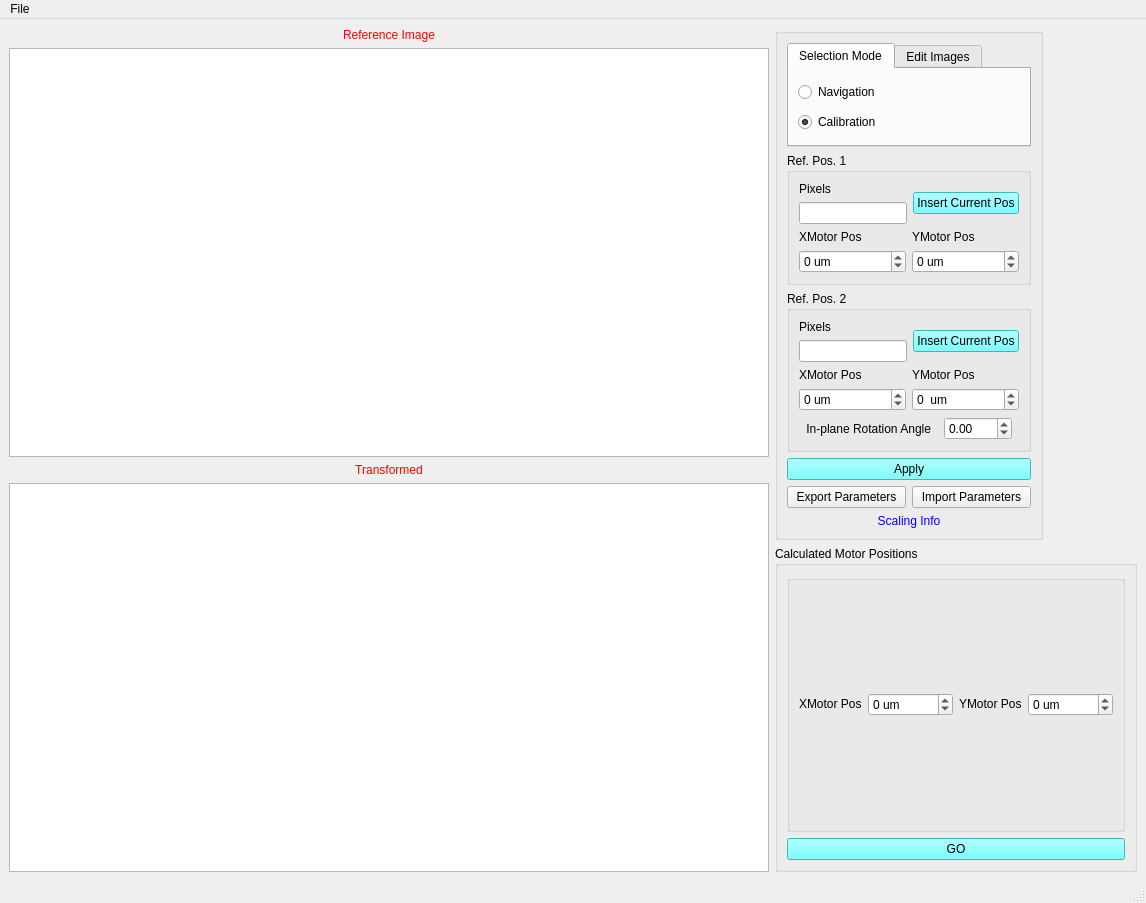
<?xml version="1.0" encoding="UTF-8"?>
<ui version="4.0">
 <class>MainWindow</class>
 <widget class="QMainWindow" name="MainWindow">
  <property name="geometry">
   <rect>
    <x>0</x>
    <y>0</y>
    <width>1146</width>
    <height>903</height>
   </rect>
  </property>
  <property name="windowTitle">
   <string>ImageCorrelation</string>
  </property>
  <property name="styleSheet">
   <string notr="true"/>
  </property>
  <widget class="QWidget" name="centralwidget">
   <property name="styleSheet">
    <string notr="true">font: 10pt &quot;Segoe UI&quot;;</string>
   </property>
   <layout class="QGridLayout" name="gridLayout_7">
    <item row="0" column="1">
     <widget class="QGroupBox" name="groupBox">
      <property name="sizePolicy">
       <sizepolicy hsizetype="Fixed" vsizetype="Preferred">
        <horstretch>0</horstretch>
        <verstretch>0</verstretch>
       </sizepolicy>
      </property>
      <property name="title">
       <string/>
      </property>
      <layout class="QGridLayout" name="gridLayout_15">
       <item row="1" column="0">
        <widget class="QGroupBox" name="groupBox_2">
         <property name="title">
          <string>Ref. Pos. 1</string>
         </property>
         <layout class="QGridLayout" name="gridLayout_6">
          <item row="0" column="0">
           <layout class="QGridLayout" name="gridLayout_9">
            <item row="0" column="0">
             <layout class="QVBoxLayout" name="verticalLayout_8">
              <item>
               <widget class="QLabel" name="label">
                <property name="text">
                 <string>Pixels</string>
                </property>
               </widget>
              </item>
              <item>
               <widget class="QLineEdit" name="le_ref1_pxls"/>
              </item>
             </layout>
            </item>
            <item row="1" column="0" colspan="2">
             <layout class="QGridLayout" name="gridLayout_5">
              <item row="0" column="0">
               <layout class="QVBoxLayout" name="verticalLayout_6">
                <item>
                 <widget class="QLabel" name="label_2">
                  <property name="text">
                   <string>XMotor Pos</string>
                  </property>
                 </widget>
                </item>
                <item>
                 <widget class="QDoubleSpinBox" name="dsb_ref1_x">
                  <property name="suffix">
                   <string> um</string>
                  </property>
                  <property name="decimals">
                   <number>0</number>
                  </property>
                  <property name="minimum">
                   <double>-10000.000000000000000</double>
                  </property>
                  <property name="maximum">
                   <double>10000.000000000000000</double>
                  </property>
                 </widget>
                </item>
               </layout>
              </item>
              <item row="0" column="1">
               <layout class="QVBoxLayout" name="verticalLayout_7">
                <item>
                 <widget class="QLabel" name="label_3">
                  <property name="text">
                   <string>YMotor Pos</string>
                  </property>
                 </widget>
                </item>
                <item>
                 <widget class="QDoubleSpinBox" name="dsb_ref1_y">
                  <property name="suffix">
                   <string> um</string>
                  </property>
                  <property name="decimals">
                   <number>0</number>
                  </property>
                  <property name="minimum">
                   <double>-10000.000000000000000</double>
                  </property>
                  <property name="maximum">
                   <double>10000.000000000000000</double>
                  </property>
                 </widget>
                </item>
               </layout>
              </item>
             </layout>
            </item>
            <item row="0" column="1">
             <widget class="QPushButton" name="pb_grabXY_1">
              <property name="sizePolicy">
               <sizepolicy hsizetype="Minimum" vsizetype="Fixed">
                <horstretch>0</horstretch>
                <verstretch>0</verstretch>
               </sizepolicy>
              </property>
              <property name="styleSheet">
               <string notr="true">background-color: rgb(85, 255, 255);
font: 12pt &quot;MS Shell Dlg 2&quot;;</string>
              </property>
              <property name="text">
               <string>Insert Current Pos</string>
              </property>
             </widget>
            </item>
           </layout>
          </item>
         </layout>
        </widget>
       </item>
       <item row="2" column="0">
        <widget class="QGroupBox" name="groupBox_3">
         <property name="title">
          <string>Ref. Pos. 2</string>
         </property>
         <layout class="QGridLayout" name="gridLayout_3">
          <item row="0" column="0">
           <layout class="QGridLayout" name="gridLayout_8">
            <item row="0" column="0">
             <layout class="QVBoxLayout" name="verticalLayout_5">
              <item>
               <widget class="QLabel" name="label_6">
                <property name="text">
                 <string>Pixels</string>
                </property>
               </widget>
              </item>
              <item>
               <widget class="QLineEdit" name="le_ref2_pxls"/>
              </item>
             </layout>
            </item>
            <item row="1" column="0" colspan="2">
             <layout class="QGridLayout" name="gridLayout_4">
              <item row="0" column="0">
               <layout class="QVBoxLayout" name="verticalLayout_3">
                <item>
                 <widget class="QLabel" name="label_7">
                  <property name="text">
                   <string>XMotor Pos</string>
                  </property>
                 </widget>
                </item>
                <item>
                 <widget class="QDoubleSpinBox" name="dsb_ref2_x">
                  <property name="suffix">
                   <string> um</string>
                  </property>
                  <property name="decimals">
                   <number>0</number>
                  </property>
                  <property name="minimum">
                   <double>-10000.000000000000000</double>
                  </property>
                  <property name="maximum">
                   <double>10000.000000000000000</double>
                  </property>
                 </widget>
                </item>
               </layout>
              </item>
              <item row="0" column="1">
               <layout class="QVBoxLayout" name="verticalLayout_4">
                <item>
                 <widget class="QLabel" name="label_8">
                  <property name="text">
                   <string>YMotor Pos</string>
                  </property>
                 </widget>
                </item>
                <item>
                 <widget class="QDoubleSpinBox" name="dsb_ref2_y">
                  <property name="suffix">
                   <string>  um</string>
                  </property>
                  <property name="decimals">
                   <number>0</number>
                  </property>
                  <property name="minimum">
                   <double>-10000.000000000000000</double>
                  </property>
                  <property name="maximum">
                   <double>10000.000000000000000</double>
                  </property>
                  <property name="value">
                   <double>0.000000000000000</double>
                  </property>
                 </widget>
                </item>
               </layout>
              </item>
             </layout>
            </item>
            <item row="0" column="1">
             <widget class="QPushButton" name="pb_grabXY_2">
              <property name="styleSheet">
               <string notr="true">background-color: rgb(85, 255, 255);
font: 12pt &quot;MS Shell Dlg 2&quot;;</string>
              </property>
              <property name="text">
               <string>Insert Current Pos</string>
              </property>
             </widget>
            </item>
           </layout>
          </item>
          <item row="1" column="0">
           <layout class="QHBoxLayout" name="horizontalLayout">
            <item>
             <widget class="QLabel" name="label_9">
              <property name="sizePolicy">
               <sizepolicy hsizetype="Fixed" vsizetype="Preferred">
                <horstretch>0</horstretch>
                <verstretch>0</verstretch>
               </sizepolicy>
              </property>
              <property name="text">
               <string>In-plane Rotation Angle</string>
              </property>
              <property name="alignment">
               <set>Qt::AlignRight|Qt::AlignTrailing|Qt::AlignVCenter</set>
              </property>
             </widget>
            </item>
            <item>
             <widget class="QDoubleSpinBox" name="dsb_rotAngle">
              <property name="sizePolicy">
               <sizepolicy hsizetype="Fixed" vsizetype="Fixed">
                <horstretch>0</horstretch>
                <verstretch>0</verstretch>
               </sizepolicy>
              </property>
              <property name="minimum">
               <double>-180.000000000000000</double>
              </property>
              <property name="maximum">
               <double>180.000000000000000</double>
              </property>
             </widget>
            </item>
           </layout>
          </item>
         </layout>
        </widget>
       </item>
       <item row="0" column="0">
        <widget class="QTabWidget" name="tabWidget">
         <property name="sizePolicy">
          <sizepolicy hsizetype="Preferred" vsizetype="Preferred">
           <horstretch>0</horstretch>
           <verstretch>0</verstretch>
          </sizepolicy>
         </property>
         <property name="currentIndex">
          <number>0</number>
         </property>
         <widget class="QWidget" name="tab">
          <attribute name="title">
           <string>Selection Mode</string>
          </attribute>
          <layout class="QGridLayout" name="gridLayout_14">
           <item row="0" column="0">
            <widget class="QRadioButton" name="rb_nav_mode">
             <property name="sizePolicy">
              <sizepolicy hsizetype="Preferred" vsizetype="Fixed">
               <horstretch>0</horstretch>
               <verstretch>0</verstretch>
              </sizepolicy>
             </property>
             <property name="text">
              <string>Navigation</string>
             </property>
            </widget>
           </item>
           <item row="1" column="0">
            <widget class="QRadioButton" name="rb_calib_mode">
             <property name="sizePolicy">
              <sizepolicy hsizetype="Preferred" vsizetype="Fixed">
               <horstretch>0</horstretch>
               <verstretch>0</verstretch>
              </sizepolicy>
             </property>
             <property name="text">
              <string>Calibration</string>
             </property>
             <property name="checked">
              <bool>true</bool>
             </property>
            </widget>
           </item>
          </layout>
         </widget>
         <widget class="QWidget" name="tab_2">
          <attribute name="title">
           <string>Edit Images</string>
          </attribute>
          <layout class="QGridLayout" name="gridLayout_12">
           <item row="1" column="0">
            <widget class="QLabel" name="label_19">
             <property name="text">
              <string>Image 1</string>
             </property>
            </widget>
           </item>
           <item row="0" column="1">
            <widget class="QLabel" name="label_14">
             <property name="text">
              <string>Opacity</string>
             </property>
            </widget>
           </item>
           <item row="2" column="0">
            <widget class="QLabel" name="label_20">
             <property name="text">
              <string>Image 2</string>
             </property>
            </widget>
           </item>
           <item row="2" column="1">
            <layout class="QHBoxLayout" name="horizontalLayout_5">
             <item>
              <widget class="QSlider" name="hsb_ref_img2_op">
               <property name="minimum">
                <number>1</number>
               </property>
               <property name="maximum">
                <number>100</number>
               </property>
               <property name="singleStep">
                <number>10</number>
               </property>
               <property name="sliderPosition">
                <number>70</number>
               </property>
               <property name="orientation">
                <enum>Qt::Horizontal</enum>
               </property>
              </widget>
             </item>
             <item>
              <widget class="QLabel" name="hsb_ref_img2_op_num">
               <property name="text">
                <string>0</string>
               </property>
              </widget>
             </item>
            </layout>
           </item>
           <item row="1" column="1">
            <layout class="QHBoxLayout" name="horizontalLayout_3">
             <item>
              <widget class="QSlider" name="hsb_ref_img1_op">
               <property name="minimum">
                <number>1</number>
               </property>
               <property name="maximum">
                <number>100</number>
               </property>
               <property name="singleStep">
                <number>10</number>
               </property>
               <property name="value">
                <number>100</number>
               </property>
               <property name="orientation">
                <enum>Qt::Horizontal</enum>
               </property>
              </widget>
             </item>
             <item>
              <widget class="QLabel" name="hsb_ref_img1_op_num">
               <property name="text">
                <string>0</string>
               </property>
              </widget>
             </item>
            </layout>
           </item>
          </layout>
         </widget>
        </widget>
       </item>
       <item row="6" column="0">
        <widget class="QLabel" name="label_scale_info">
         <property name="styleSheet">
          <string notr="true">color: rgb(0, 0, 255);</string>
         </property>
         <property name="text">
          <string>Scaling Info</string>
         </property>
         <property name="alignment">
          <set>Qt::AlignCenter</set>
         </property>
        </widget>
       </item>
       <item row="5" column="0">
        <layout class="QHBoxLayout" name="horizontalLayout_2">
         <item>
          <widget class="QPushButton" name="pb_export_param">
           <property name="text">
            <string>Export Parameters</string>
           </property>
          </widget>
         </item>
         <item>
          <widget class="QPushButton" name="pb_import_param">
           <property name="text">
            <string>Import Parameters</string>
           </property>
          </widget>
         </item>
        </layout>
       </item>
       <item row="4" column="0">
        <widget class="QPushButton" name="pb_apply_calculation">
         <property name="styleSheet">
          <string notr="true">background-color: rgb(85, 255, 255);
font: 12pt &quot;MS Shell Dlg 2&quot;;</string>
         </property>
         <property name="text">
          <string>Apply</string>
         </property>
        </widget>
       </item>
      </layout>
     </widget>
    </item>
    <item row="1" column="1">
     <widget class="QGroupBox" name="groupBox_4">
      <property name="title">
       <string>Calculated Motor Positions</string>
      </property>
      <layout class="QGridLayout" name="gridLayout_2">
       <item row="0" column="0">
        <widget class="QGroupBox" name="groupBox_5">
         <property name="title">
          <string/>
         </property>
         <layout class="QGridLayout" name="gridLayout_10">
          <item row="0" column="0">
           <layout class="QHBoxLayout" name="horizontalLayout_6">
            <item>
             <widget class="QLabel" name="label_10">
              <property name="sizePolicy">
               <sizepolicy hsizetype="Preferred" vsizetype="Fixed">
                <horstretch>0</horstretch>
                <verstretch>0</verstretch>
               </sizepolicy>
              </property>
              <property name="text">
               <string>XMotor Pos</string>
              </property>
             </widget>
            </item>
            <item>
             <widget class="QDoubleSpinBox" name="dsb_calc_y">
              <property name="suffix">
               <string> um</string>
              </property>
              <property name="decimals">
               <number>0</number>
              </property>
              <property name="minimum">
               <double>-10000.000000000000000</double>
              </property>
              <property name="maximum">
               <double>10000.000000000000000</double>
              </property>
              <property name="value">
               <double>0.000000000000000</double>
              </property>
             </widget>
            </item>
           </layout>
          </item>
          <item row="0" column="1">
           <layout class="QHBoxLayout" name="horizontalLayout_7">
            <item>
             <widget class="QLabel" name="label_11">
              <property name="sizePolicy">
               <sizepolicy hsizetype="Preferred" vsizetype="Fixed">
                <horstretch>0</horstretch>
                <verstretch>0</verstretch>
               </sizepolicy>
              </property>
              <property name="text">
               <string>YMotor Pos</string>
              </property>
             </widget>
            </item>
            <item>
             <widget class="QDoubleSpinBox" name="dsb_calc_x">
              <property name="suffix">
               <string> um</string>
              </property>
              <property name="decimals">
               <number>0</number>
              </property>
              <property name="minimum">
               <double>-10000.000000000000000</double>
              </property>
              <property name="maximum">
               <double>10000.000000000000000</double>
              </property>
             </widget>
            </item>
           </layout>
          </item>
         </layout>
        </widget>
       </item>
       <item row="1" column="0">
        <widget class="QPushButton" name="pb_gotoTargetPos">
         <property name="styleSheet">
          <string notr="true">background-color: rgb(85, 255, 255);
font: 12pt &quot;MS Shell Dlg 2&quot;;</string>
         </property>
         <property name="text">
          <string>GO</string>
         </property>
        </widget>
       </item>
      </layout>
     </widget>
    </item>
    <item row="0" column="0" rowspan="2">
     <layout class="QGridLayout" name="gridLayout">
      <item row="0" column="0">
       <widget class="QLabel" name="label_4">
        <property name="sizePolicy">
         <sizepolicy hsizetype="Preferred" vsizetype="Fixed">
          <horstretch>0</horstretch>
          <verstretch>0</verstretch>
         </sizepolicy>
        </property>
        <property name="styleSheet">
         <string notr="true">color: rgb(255, 0, 0);
font: 12pt &quot;MS Shell Dlg 2&quot;;</string>
        </property>
        <property name="text">
         <string>Reference Image</string>
        </property>
        <property name="alignment">
         <set>Qt::AlignCenter</set>
        </property>
       </widget>
      </item>
      <item row="1" column="0">
       <widget class="GraphicsLayoutWidget" name="ref_view">
        <property name="sizePolicy">
         <sizepolicy hsizetype="Preferred" vsizetype="Expanding">
          <horstretch>0</horstretch>
          <verstretch>0</verstretch>
         </sizepolicy>
        </property>
       </widget>
      </item>
      <item row="2" column="0">
       <layout class="QVBoxLayout" name="verticalLayout">
        <item>
         <widget class="QLabel" name="label_5">
          <property name="sizePolicy">
           <sizepolicy hsizetype="Preferred" vsizetype="Fixed">
            <horstretch>0</horstretch>
            <verstretch>0</verstretch>
           </sizepolicy>
          </property>
          <property name="styleSheet">
           <string notr="true">font: 12pt &quot;MS Shell Dlg 2&quot;;
color: rgb(255, 0, 0);</string>
          </property>
          <property name="text">
           <string>Transformed</string>
          </property>
          <property name="alignment">
           <set>Qt::AlignCenter</set>
          </property>
         </widget>
        </item>
        <item>
         <widget class="GraphicsLayoutWidget" name="labaxis_view">
          <property name="sizePolicy">
           <sizepolicy hsizetype="Preferred" vsizetype="Expanding">
            <horstretch>0</horstretch>
            <verstretch>0</verstretch>
           </sizepolicy>
          </property>
         </widget>
        </item>
       </layout>
      </item>
     </layout>
    </item>
   </layout>
  </widget>
  <widget class="QMenuBar" name="menubar">
   <property name="geometry">
    <rect>
     <x>0</x>
     <y>0</y>
     <width>1146</width>
     <height>26</height>
    </rect>
   </property>
   <widget class="QMenu" name="menuFile">
    <property name="title">
     <string>File</string>
    </property>
    <addaction name="actionLoad_refImage"/>
    <addaction name="actionAdd_refImage2"/>
   </widget>
   <addaction name="menuFile"/>
  </widget>
  <widget class="QStatusBar" name="statusbar"/>
  <action name="actionSave">
   <property name="text">
    <string>Save XANES Stack</string>
   </property>
  </action>
  <action name="actionSave_labImage">
   <property name="text">
    <string>Save Lab Axis Image</string>
   </property>
  </action>
  <action name="actionSave_Spectrum">
   <property name="text">
    <string>Save Spectrum</string>
   </property>
  </action>
  <action name="actionLoad_Energy_List">
   <property name="text">
    <string>Load Energy List</string>
   </property>
  </action>
  <action name="actionLoad_XRF_Map">
   <property name="text">
    <string>Load XRF Map</string>
   </property>
  </action>
  <action name="actionLoad_refImage">
   <property name="text">
    <string>Load Ref Image</string>
   </property>
   <property name="shortcut">
    <string>Ctrl+O</string>
   </property>
  </action>
  <action name="actionAdd_refImage2">
   <property name="text">
    <string>Load Ref Image2</string>
   </property>
  </action>
 </widget>
 <customwidgets>
  <customwidget>
   <class>GraphicsLayoutWidget</class>
   <extends>QGraphicsView</extends>
   <header>pyqtgraph</header>
  </customwidget>
 </customwidgets>
 <resources/>
 <connections/>
</ui>
